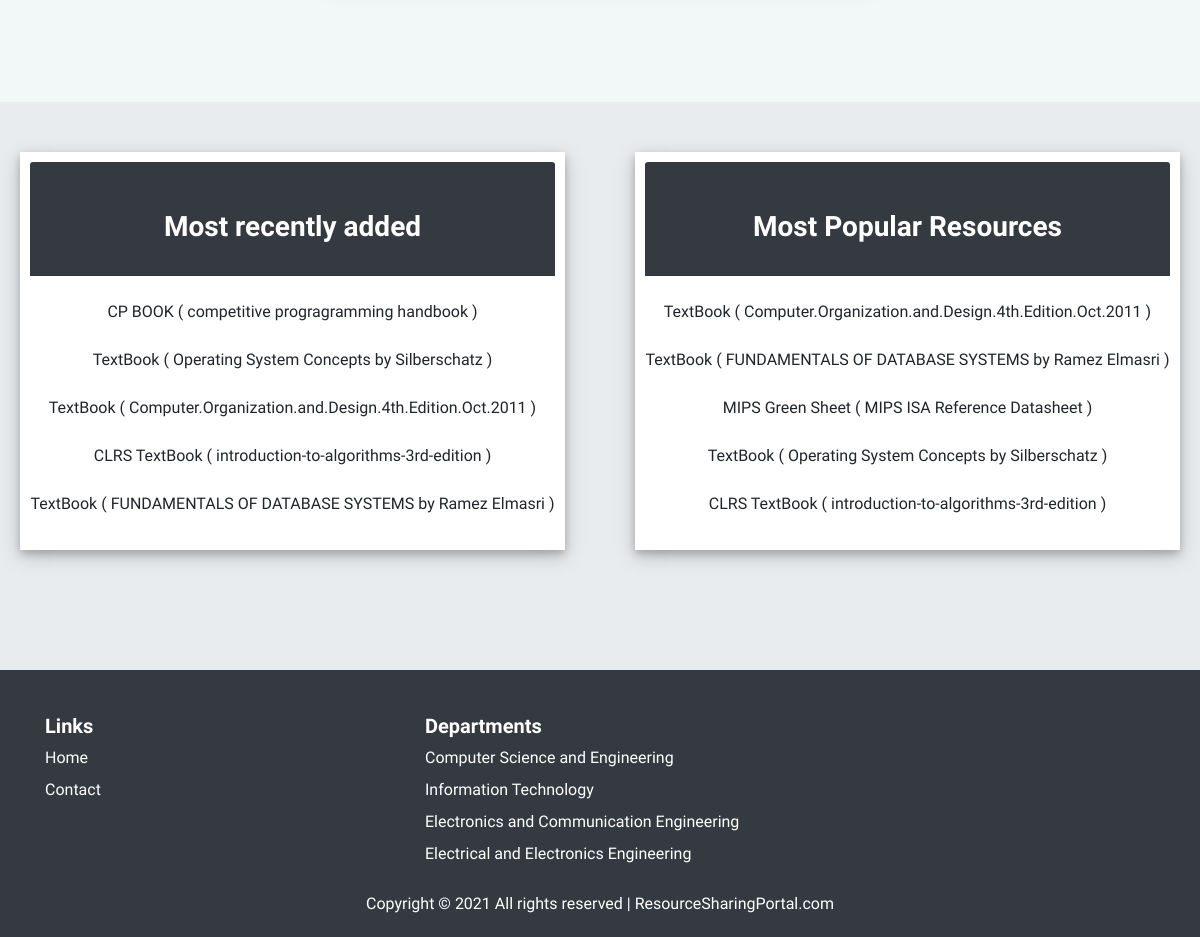
The app's page / (lower part), older data.
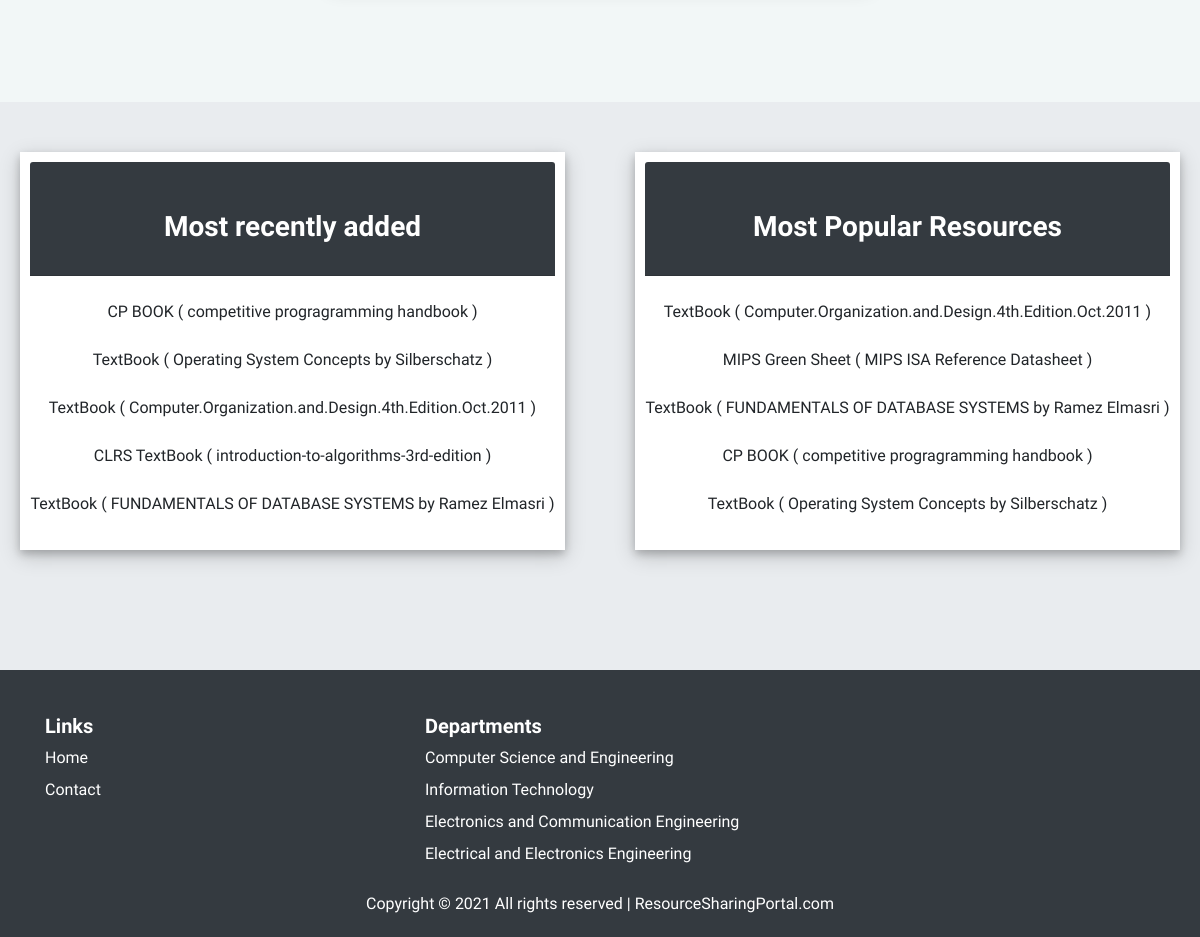
The same page, newer data.
### app/models.py (models this page shows, shortened)
class Resource(models.Model):
    RNo = models.AutoField(primary_key=True)
    RName = models.CharField(max_length=100)
    RDes = models.CharField(max_length=200)
    CCode = models.ForeignKey(Course, on_delete=models.CASCADE)
    UNumber = models.ForeignKey(Uploader, on_delete=models.CASCADE)
    filepath = models.FileField(upload_to="resources", default="")
    created_at=models.DateTimeField(auto_now_add=True)
    updated_at=models.DateTimeField(auto_now=True)
    times_visited=models.IntegerField(default=0)

class Department(models.Model):
    DCode = models.IntegerField(primary_key=True)
    DName = models.CharField(max_length=20)
    Ddes = models.CharField(max_length=100)
    Dinfo = models.CharField(max_length=3000)
    ImgLink = models.ImageField(upload_to="departments", default="")

### app/views.py (the view)
# urls.py: path('', views.index, name='Home'),
def index(request):
    departments = Department.objects.all()
    resources = Resource.objects.all().order_by('-created_at')[:5]
    popular_resources=Resource.objects.all().order_by('-times_visited')[:5]
    return render(request, 'app/index.html', {'resources': resources, 'departments': departments, 'popular_resources': popular_resources})

### app/templates/app/index.html (shortened to what this page needs)
{% extends "layout.html" %} {% block body %}
{% load static %}
<div>
  <div style="background-color: #E9ECEF; padding-top: 30px; padding-bottom: 100px;">
    <div class="row">
      <div class="col-12 col-md-6">
        <div class="card-section1" id="card-section1">
          <div class="card-header bg-dark text-white">
            <h3 class="mt-3">Most recently added</h3>
          </div>
          <br>
            {% for resource in resources %}
                {{ resource.RName }} ( {{ resource.RDes }} )
              <br>
              <br>
            {% endfor %}
        </div>
      </div>
      <div class="col-12 col-md-6">
        <div class="card-section1" id="card-section1">
          <div class="card-header bg-dark text-white">
            <h3 class="mt-3">Most Popular Resources</h3>
          </div>
          <br>
          {% for popular_resource in popular_resources %}
            {{ popular_resource.RName }} ( {{ popular_resource.RDes }} )
            <br>
            <br>
          {% endfor %}
        </div>
      </div>
    </div>
</div>
          </div>
{% endblock %}

### templates/layout.html (shortened to what this page needs)
<!DOCTYPE html>{% load static %}
<html lang="en">
<head>
	<link rel="stylesheet" href="https://stackpath.bootstrapcdn.com/bootstrap/4.3.1/css/bootstrap.min.css"
>
	<link rel="stylesheet" href="https://cdnjs.cloudflare.com/ajax/libs/font-awesome/4.7.0/css/font-awesome.min.css">
	<link rel="stylesheet" href="{% static 'css/style.css' %}" />
</head>
<body>
	{% block body %} {% endblock %}
	<footer class="footer bg-dark" style="padding-top: 40px;">
		<div class="container text-white">
			<div class="row">
				<div class="col-12 col-md-4">
					<h5 class="py-1">Links</h5>
					<ul class="list-unstyled">
						<li class="py-1"><a class="a-dark-bg" href="/">Home</a></li>
						<li class="py-1"><a class="a-dark-bg" href="/contact">Contact</a></li>
					</ul>
				</div>
				<div class="col-12 col-md-4">
					<h5 class="py-1">Departments</h5>
					<ul class="list-unstyled">
						{% for department in departments %}
						<li class="py-1"><a class="a-dark-bg"
								href="/Dept/{{ department.DName }}">{{ department.Ddes }}</a></li>
						{% endfor %}
					</ul>
				</div>
			</div>
			<div class="row">
				<div class="col-12">
					<div class="copyright" style="text-align: center;">
						<p>
							Copyright &copy;
							<script>document.write(new Date().getFullYear());</script> All rights reserved |
							ResourceSharingPortal.com
						</p>
					</div>
				</div>
			</div>
		</div>
	</footer>
</html>

Row changes from the older to the newer data that the page shows:
no longer on one of the page's lists (row unchanged): Resource: RName "CLRS TextBook", RDes "introduction-to-algorithms-3rd-edition"
now on one of the page's lists (row edited): Resource: RName "CP BOOK", RDes "competitive progragramming handbook"
changed Resource "MIPS Green Sheet": moves up the list
